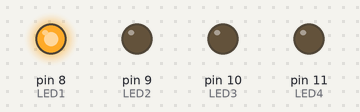
Recording of a sketch running on a simulated Arduino Uno, built with avr-gcc and run on an emulated ATmega328P. Shown: output pins drawn as LEDs (lit = HIGH).

Above: at 0.15 s.
At 1.05 s:
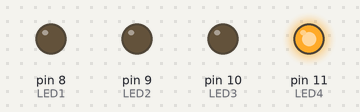
At 1.35 s:
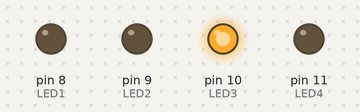
At 3.45 s:
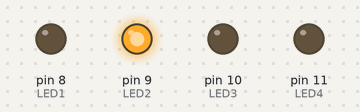
Timing chart, 0 to 4.1 s (numbered marks = the images above):
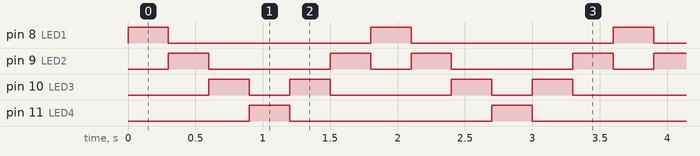

The sketch:

CocheFantastico.ino
```cpp
#define TIEMPO 300

#define LED1 8
#define LED2 9
#define LED3 10
#define LED4 11
//#define PULSADOR 2

int lectura_pulsador;

void setup() {
  Serial.begin(9600);

  pinMode(LED1, OUTPUT);
  pinMode(LED2, OUTPUT);
  pinMode(LED3, OUTPUT);
  pinMode(LED4, OUTPUT);
  //pinMode(PULSADOR, INPUT);
  //Serial.println("Iniciando...");
}

void loop() {

//  lectura_pulsador = digitalRead(PULSADOR);

  //    Serial.println("1");
  digitalWrite(LED1, HIGH);
  delay(TIEMPO);
  digitalWrite(LED1, LOW);
  digitalWrite(LED2, HIGH);
  delay(TIEMPO);
  digitalWrite(LED2, LOW);
  digitalWrite(LED3, HIGH);
  delay(TIEMPO);
  digitalWrite(LED3, LOW);
  digitalWrite(LED4, HIGH);
  delay(TIEMPO);
  digitalWrite(LED4, LOW);
  digitalWrite(LED3, HIGH);
  delay(TIEMPO);
  digitalWrite(LED3, LOW);
  digitalWrite(LED2, HIGH);
  delay(TIEMPO);
  digitalWrite(LED2, LOW);


}
```

Measured:
- by itself, pin 8 (LED1), pin 11 (LED4): alternates HIGH for 0.30 s and LOW for 1.5 s
- by itself, pin 9 (LED2): repeats every 1.8 s: LOW 0.90 s, HIGH 0.30 s, LOW 0.30 s, HIGH 0.30 s
- by itself, pin 10 (LED3): repeats every 1.8 s: LOW 0.30 s, HIGH 0.30 s, LOW 0.90 s, HIGH 0.30 s
